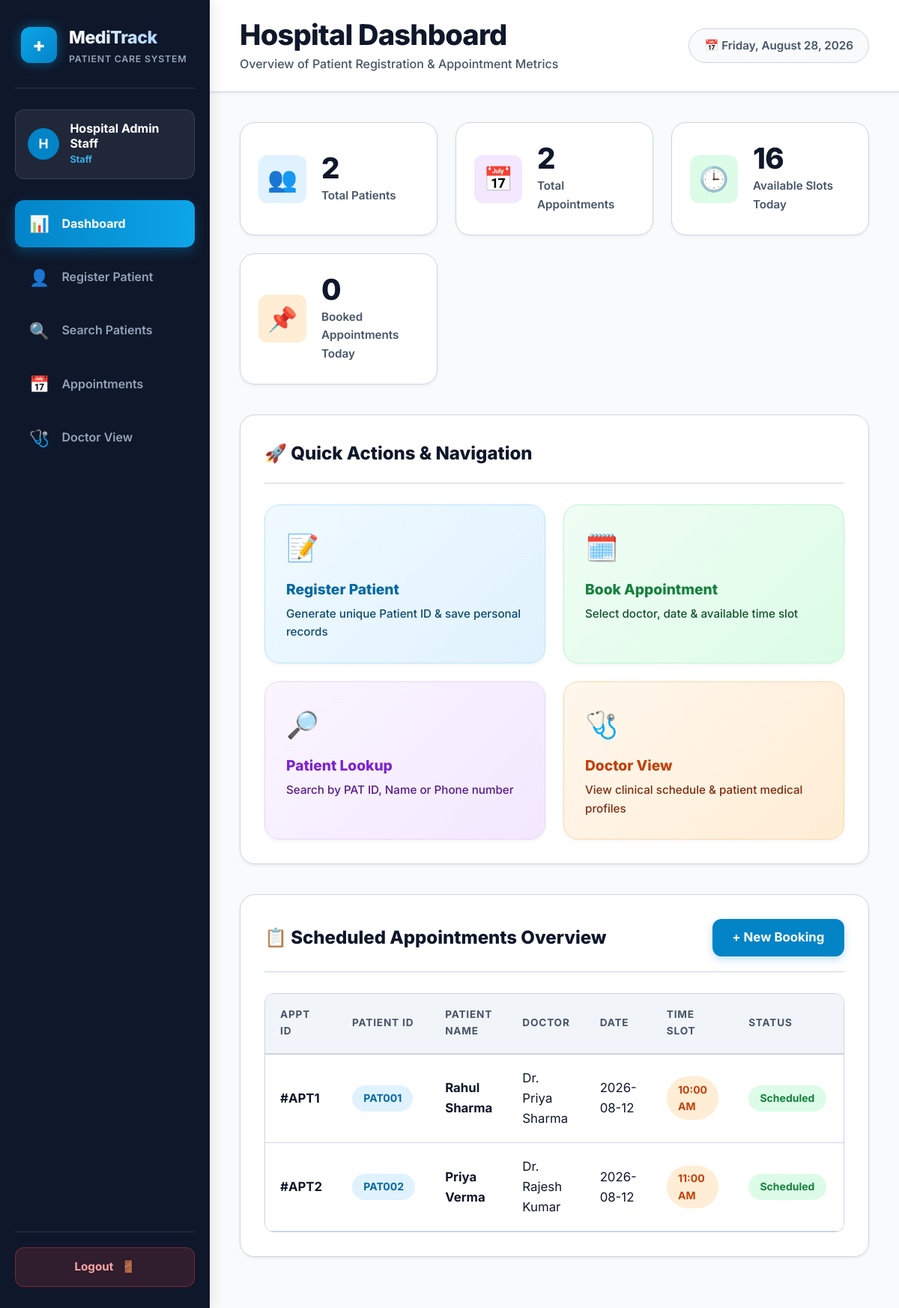
The app's page /dashboard (signed in) with its own data.
### tables this page shows
CREATE TABLE appointments (
    appointment_id INTEGER PRIMARY KEY AUTOINCREMENT,
    patient_id TEXT NOT NULL,
    doctor_id TEXT NOT NULL,
    doctor_name TEXT NOT NULL,
    appointment_date TEXT NOT NULL, -- YYYY-MM-DD
    appointment_time TEXT NOT NULL, -- e.g. '09:00 AM'
    reason TEXT DEFAULT 'General Checkup',
    status TEXT NOT NULL DEFAULT 'Scheduled' CHECK(status IN ('Scheduled', 'Completed', 'Cancelled')),
    created_at TIMESTAMP DEFAULT CURRENT_TIMESTAMP,
    FOREIGN KEY (patient_id) REFERENCES patients(patient_id) ON DELETE CASCADE ON UPDATE CASCADE,
    FOREIGN KEY (doctor_id) REFERENCES doctors(doctor_id) ON DELETE CASCADE ON UPDATE CASCADE,
    -- Prevent duplicate bookings for same doctor, date, and time slot
    UNIQUE (doctor_id, appointment_date, appointment_time)
);

CREATE TABLE patients (
    patient_id TEXT PRIMARY KEY, -- e.g. PAT001, PAT002
    full_name TEXT NOT NULL,
    age INTEGER NOT NULL CHECK(age > 0 AND age < 130),
    gender TEXT NOT NULL,
    date_of_birth TEXT NOT NULL,
    phone TEXT NOT NULL,
    email TEXT NOT NULL,
    address TEXT NOT NULL,
    created_at TIMESTAMP DEFAULT CURRENT_TIMESTAMP
);

### app.py (the view)
@app.route('/dashboard')
@login_required
def dashboard():
    stats = get_dashboard_stats()
    conn = get_db()
    cursor = conn.cursor()
    cursor.execute("""
        SELECT a.appointment_id, a.patient_id, p.full_name as patient_name,
               a.doctor_name, a.appointment_date, a.appointment_time, a.status
        FROM appointments a
        JOIN patients p ON a.patient_id = p.patient_id
        ORDER BY a.appointment_date DESC, a.appointment_time ASC
        LIMIT 6;
    """)
    recent_appointments = cursor.fetchall()
    conn.close()
    return render_template(
        'dashboard.html',
        stats=stats,
        recent_appointments=recent_appointments,
        active_page='dashboard'
    )

### app.py (called while the page is built)
@app.context_processor
def inject_global_vars():
    today = date.today()
    return {
        'current_date_display': today.strftime('%A, %B %d, %Y'),
        'today_str': today.strftime('%Y-%m-%d')
    }

def login_required(f):
    from functools import wraps
    @wraps(f)
    def decorated_function(*args, **kwargs):
        if 'user' not in session:
            flash("Please log in to access MediTrack.", "info")
            return redirect(url_for('login'))
        return f(*args, **kwargs)
    return decorated_function

### database/db.py (called while the page is built)
def get_db():
    conn = sqlite3.connect(DB_PATH)
    conn.row_factory = sqlite3.Row
    conn.execute("PRAGMA foreign_keys = ON;")
    return conn

def get_dashboard_stats():
    conn = get_db()
    cursor = conn.cursor()
    cursor.execute("SELECT COUNT(*) FROM patients;")
    total_patients = cursor.fetchone()[0]
    cursor.execute("SELECT COUNT(*) FROM appointments;")
    total_appointments = cursor.fetchone()[0]
    today_str = date.today().strftime("%Y-%m-%d")
    cursor.execute("SELECT COUNT(*) FROM appointments WHERE appointment_date = ? AND status = 'Scheduled';", (today_str,))
    booked_today = cursor.fetchone()[0]
    cursor.execute("SELECT COUNT(*) FROM doctors;")
    doctor_count = cursor.fetchone()[0]
    total_slots_per_day = doctor_count * 4
    available_today = max(0, total_slots_per_day - booked_today)
    conn.close()
    return {
        "total_patients": total_patients,
        "total_appointments": total_appointments,
        "booked_today": booked_today,
        "available_today": available_today
    }

### templates/dashboard.html (shortened to what this page needs)
{% extends "base.html" %}
{% block page_title %}Hospital Dashboard{% endblock %}
{% block page_subtitle %}Overview of Patient Registration & Appointment Metrics{% endblock %}
{% block content %}
<div class="stat-grid">
  <div class="stat-card">
    <div class="stat-icon blue">👥</div>
    <div>
      <div class="stat-value">{{ stats.total_patients }}</div>
      <div class="stat-label">Total Patients</div>
    </div>
  </div>
  <div class="stat-card">
    <div class="stat-icon purple">📅</div>
    <div>
      <div class="stat-value">{{ stats.total_appointments }}</div>
      <div class="stat-label">Total Appointments</div>
    </div>
  </div>
  <div class="stat-card">
    <div class="stat-icon green">🕒</div>
    <div>
      <div class="stat-value">{{ stats.available_today }}</div>
      <div class="stat-label">Available Slots Today</div>
    </div>
  </div>
  <div class="stat-card">
    <div class="stat-icon orange">📌</div>
    <div>
      <div class="stat-value">{{ stats.booked_today }}</div>
      <div class="stat-label">Booked Appointments Today</div>
    </div>
  </div>
</div>
<div class="card" style="margin-bottom: 2.5rem;">
  <div class="card-header">
    <h2 class="card-title">🚀 Quick Actions & Navigation</h2>
  </div>
  <div class="form-grid" style="grid-template-columns: repeat(auto-fit, minmax(260px, 1fr)); gap: 1.5rem;">
    <a href="{{ url_for('register') }}" class="card" style="text-decoration:none; margin-bottom:0; background:linear-gradient(135deg, #f0f9ff, #e0f2fe); border-color:#bae6fd; padding:1.75rem;">
      <div style="font-size:2.2rem; margin-bottom:0.75rem;">📝</div>
      <div style="font-size:1.2rem; font-weight:800; color:#0369a1;">Register Patient</div>
      <div style="font-size:0.95rem; color:#0c4a6e; margin-top:0.35rem; font-weight:500;">Generate unique Patient ID & save personal records</div>
    </a>
    <a href="{{ url_for('appointments') }}" class="card" style="text-decoration:none; margin-bottom:0; background:linear-gradient(135deg, #f0fdf4, #dcfce7); border-color:#bbf7d0; padding:1.75rem;">
      <div style="font-size:2.2rem; margin-bottom:0.75rem;">🗓️</div>
      <div style="font-size:1.2rem; font-weight:800; color:#15803d;">Book Appointment</div>
      <div style="font-size:0.95rem; color:#14532d; margin-top:0.35rem; font-weight:500;">Select doctor, date & available time slot</div>
    </a>
    <a href="{{ url_for('search') }}" class="card" style="text-decoration:none; margin-bottom:0; background:linear-gradient(135deg, #faf5ff, #f3e8ff); border-color:#e9d5ff; padding:1.75rem;">
      <div style="font-size:2.2rem; margin-bottom:0.75rem;">🔎</div>
      <div style="font-size:1.2rem; font-weight:800; color:#7e22ce;">Patient Lookup</div>
      <div style="font-size:0.95rem; color:#581c87; margin-top:0.35rem; font-weight:500;">Search by PAT ID, Name or Phone number</div>
    </a>
    <a href="{{ url_for('doctor_view') }}" class="card" style="text-decoration:none; margin-bottom:0; background:linear-gradient(135deg, #fff7ed, #ffedd5); border-color:#fed7aa; padding:1.75rem;">
      <div style="font-size:2.2rem; margin-bottom:0.75rem;">🩺</div>
      <div style="font-size:1.2rem; font-weight:800; color:#c2410c;">Doctor View</div>
      <div style="font-size:0.95rem; color:#7c2d12; margin-top:0.35rem; font-weight:500;">View clinical schedule & patient medical profiles</div>
    </a>
  </div>
</div>
<div class="card">
  <div class="card-header">
    <h2 class="card-title">📋 Scheduled Appointments Overview</h2>
    <a href="{{ url_for('appointments') }}" class="btn btn-primary">+ New Booking</a>
  </div>
  <div class="table-responsive">
    <table class="data-table">
      <thead>
        <tr>
          <th>Appt ID</th>
          <th>Patient ID</th>
          <th>Patient Name</th>
          <th>Doctor</th>
          <th>Date</th>
          <th>Time Slot</th>
          <th>Status</th>
          <th>Action</th>
        </tr>
      </thead>
      <tbody>
        {% for appt in recent_appointments %}
        <tr>
          <td><strong>#APT{{ appt.appointment_id }}</strong></td>
          <td><span class="badge badge-blue">{{ appt.patient_id }}</span></td>
          <td><strong>{{ appt.patient_name }}</strong></td>
          <td>{{ appt.doctor_name }}</td>
          <td>{{ appt.appointment_date }}</td>
          <td><span class="badge badge-orange">{{ appt.appointment_time }}</span></td>
          <td><span class="badge badge-green">{{ appt.status }}</span></td>
          <td>
          </td>
        </tr>
        {% else %}
        <tr>
          <td colspan="8" style="text-align:center; padding:2.5rem; color:var(--text-muted);">No appointments booked yet.</td>
        </tr>
        {% endfor %}
      </tbody>
    </table>
  </div>
</div>
{% endblock %}

### static/css/style.css (style rules this page uses)
:root { --primary: #0284c7; --primary-hover: #0369a1; --primary-light: #e0f2fe; --primary-dark: #0c4a6e; --secondary: #0ea5e9; --accent: #14b8a6; --bg-main: #f8fafc; --bg-card: #ffffff; --bg-sidebar: #0f172a; --text-main: #0f172a; --text-muted: #475569; --text-light: #94a3b8; --text-white: #ffffff; --border-color: #cbd5e1; --border-focus: #0284c7; --status-available-bg: #dcfce7; --status-available-text: #15803d; --status-available-border: #86efac; --status-booked-bg: #fee2e2; --status-booked-text: #b91c1c; --status-booked-border: #fca5a5; --shadow-sm: 0 2px 4px 0 rgb(0 0 0 / 0.05); --shadow-md: 0 6px 12px -2px rgb(0 0 0 / 0.08), 0 3px 6px -3px rgb(0 0 0 / 0.08); --shadow-lg: 0 12px 24px -4px rgb(0 0 0 / 0.12), 0 6px 12px -6px rgb(0 0 0 / 0.12); --radius-sm: 8px; --radius-md: 12px; --radius-lg: 20px; --radius-full: 9999px; --transition: all 0.2s ease-in-out; }
* { box-sizing: border-box; margin: 0; padding: 0; }
body { font-family: 'Inter', system-ui, -apple-system, sans-serif; background-color: var(--bg-main); color: var(--text-main); font-size: clamp(16px, 1.1vw, 18px); line-height: 1.6; min-height: 100vh; display: flex; -webkit-font-smoothing: antialiased; }
.card { background: var(--bg-card); border: 1px solid var(--border-color); border-radius: var(--radius-lg); padding: 2rem; box-shadow: var(--shadow-sm); transition: var(--transition); margin-bottom: 2rem; }
.card-header { display: flex; align-items: center; justify-content: space-between; padding-bottom: 1.25rem; border-bottom: 1px solid var(--border-color); margin-bottom: 1.75rem; flex-wrap: wrap; gap: 1rem; }
.card-title { font-size: clamp(20px, 2vw, 24px); font-weight: 800; color: var(--text-main); display: flex; align-items: center; gap: 0.65rem; }
.stat-grid { display: grid; grid-template-columns: repeat(auto-fit, minmax(260px, 1fr)); gap: 1.5rem; margin-bottom: 2.5rem; }
.stat-card { background: var(--bg-card); border: 1px solid var(--border-color); border-radius: var(--radius-lg); padding: 1.75rem 1.5rem; display: flex; align-items: center; gap: 1.25rem; box-shadow: var(--shadow-sm); transition: var(--transition); }
.stat-icon { width: 64px; height: 64px; border-radius: var(--radius-md); display: flex; align-items: center; justify-content: center; font-size: 2rem; flex-shrink: 0; }
.stat-icon.blue { background-color: #e0f2fe; color: #0284c7; }
.stat-icon.green { background-color: #dcfce7; color: #16a34a; }
.stat-icon.purple { background-color: #f3e8ff; color: #9333ea; }
.stat-icon.orange { background-color: #ffedd5; color: #ea580c; }
.stat-value { font-size: clamp(2.2rem, 3.2vw, 2.75rem); font-weight: 800; line-height: 1; color: var(--text-main); letter-spacing: -0.02em; }
.stat-label { font-size: 0.95rem; font-weight: 600; color: var(--text-muted); margin-top: 0.35rem; }
.form-grid { display: grid; grid-template-columns: repeat(auto-fit, minmax(280px, 1fr)); gap: 1.5rem; }
.btn { display: inline-flex; align-items: center; justify-content: center; gap: 0.65rem; padding: 0.8rem 1.6rem; min-height: 50px; font-size: 1.05rem; font-weight: 700; border-radius: var(--radius-md); border: 1px solid transparent; cursor: pointer; transition: var(--transition); text-decoration: none; line-height: 1; }
.btn-primary { background-color: var(--primary); color: white; box-shadow: 0 4px 12px rgba(2, 132, 199, 0.25); }
.table-responsive { width: 100%; overflow-x: auto; border-radius: var(--radius-md); border: 1px solid var(--border-color); }
.data-table { width: 100%; border-collapse: collapse; text-align: left; font-size: 1.05rem; }
.data-table th { background-color: #f1f5f9; color: var(--text-muted); font-weight: 700; padding: 1.1rem 1.25rem; border-bottom: 2px solid var(--border-color); text-transform: uppercase; font-size: 0.85rem; letter-spacing: 0.06em; }
.data-table td { padding: 1.15rem 1.25rem; border-bottom: 1px solid var(--border-color); color: var(--text-main); background-color: white; vertical-align: middle; }
.badge { display: inline-flex; align-items: center; gap: 0.35rem; padding: 0.4rem 0.95rem; border-radius: var(--radius-full); font-size: 0.875rem; font-weight: 700; }
.badge-blue { background-color: #e0f2fe; color: #0369a1; }
.badge-green { background-color: #dcfce7; color: #15803d; }
.badge-orange { background-color: #ffedd5; color: #c2410c; }

### records on screen
appointments: appointment_id "1", patient_id "PAT001", patient_name "Rahul Sharma", doctor_name "Dr. Priya Sharma", appointment_date "2026-08-12", appointment_time "10:00 AM", status "Scheduled"
appointments: appointment_id "2", patient_id "PAT002", patient_name "Priya Verma", doctor_name "Dr. Rajesh Kumar", appointment_date "2026-08-12", appointment_time "11:00 AM", status "Scheduled"

### other values on screen
{{ session['user']['full_name'][0] | upper }} "H"
{{ session['user']['full_name'] }} "Hospital Admin Staff"
{{ session['user']['role'] }} "Staff"
{{ stats.total_patients }} "2"
{{ stats.total_appointments }} "2"
{{ stats.available_today }} "16"
{{ stats.booked_today }} "0"
